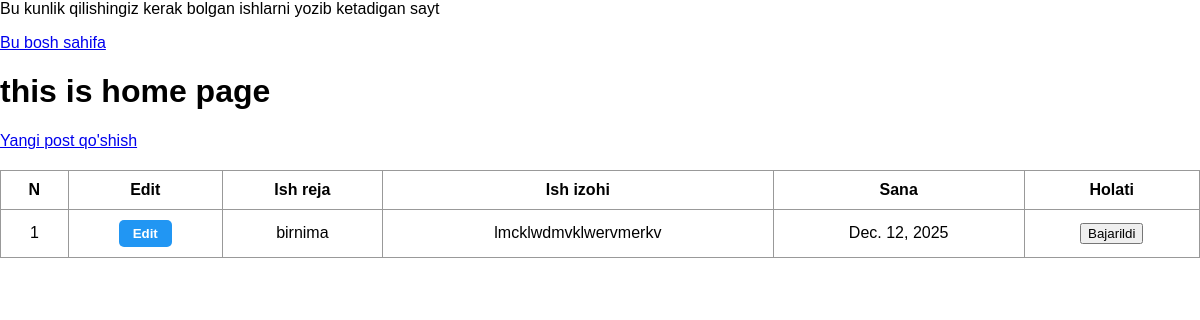
Before: / with the older database file.
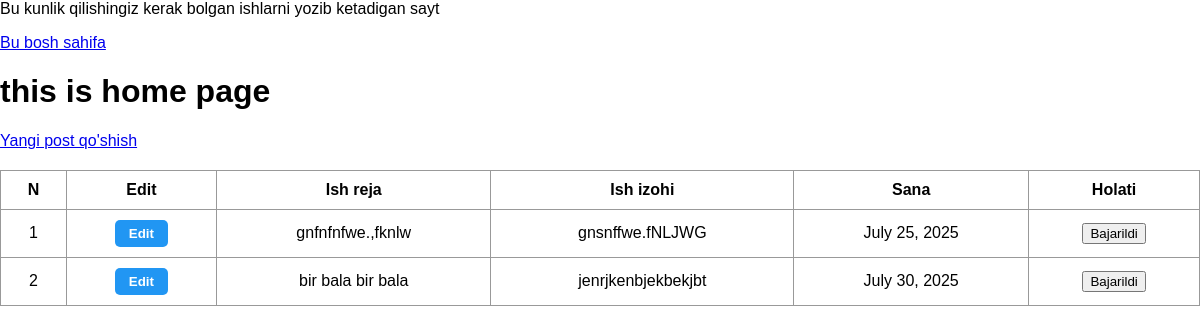
After: the same page with the newer database file.
### main/models.py (models this page shows, shortened)
class Post(models.Model):
    title=models.TextField()
    text=models.TextField()
    date=models.DateField()
    holati=models.BooleanField(default=False)

### main/views.py (the view)
# urls.py: path('', Homepageview.as_view(), name='home'),
class Homepageview(ListView):
    model = Post
    template_name = "home.html"

### templates/home.html (shortened to what this page needs)
{% extends 'base.html' %}
{% load static %}
{% block content %}
<link rel="stylesheet" type="text/css" href="{% static 'css/style.css' %}">
<h1>this is home page </h1>
<p><a href="{% url 'post_create' %}">Yangi post qo'shish</a></p>
<div class="post-entry">
    <table class="table table-bordered">
        <thead>
            <tr>
                <th><b>N</b></th>
                <th>Edit</th>
                <th>Ish reja</th>
                <th>Ish izohi</th>
                <th>Sana</th>
                <th>Holati</th>
            </tr>
        </thead>
        <tbody>
            {% for post in object_list %}
            <tr data-post-id="{{ post.id }}">
                <td>{{ forloop.counter }}</td>
                <td>
                    <button class="open-edit-modal" data-id="{{ post.id }}" data-title="{{ post.title }}" data-text="{{ post.text }}" data-date="{{ post.date }}">Edit</button>
                </td>
                <td class="post-title">{{ post.title }}</td>
                <td>{{ post.text }}</td>
                <td class="post-date">{{ post.date }}</td>
                <td>
                    <button class="open-status-modal" data-id="{{ post.id }}" data-status="{{ post.holati }}">
                        {% if post.holati %}Bajarildi{% else %}Bajarilmadi{% endif %}
                    </button>
                </td>
            </tr>
            {% endfor %}
        </tbody>
    </table>
</div>
{% endblock %}

### templates/base.html (shortened to what this page needs)
<!DOCTYPE html>
<html lang="en">
<head>
</head>
<header>Bu kunlik qilishingiz kerak bolgan ishlarni yozib ketadigan sayt</header>
<p><a href="{% url 'home' %}"> Bu bosh sahifa</a></p>
<body>
    {% block content %}
    {% endblock content %}
</body>
</html>

### static/css/style.css (style rules this page uses)
body { font-family: Arial, sans-serif; margin: 0; padding: 0; }
table { width: 100%; border-collapse: collapse; margin-top: 20px; }
th, td { border: 1px solid #999; padding: 10px; text-align: center; }
.open-edit-modal { background-color: #2196F3; color: white; border: none; padding: 6px 14px; border-radius: 5px; cursor: pointer; font-weight: bold; }

Changed rows visible on the page:
removed Post: title "birnima", text "lmcklwdmvklwervmerkv", date "Dec. 12, 2025", holati "Bajarildi"
added Post: title "gnfnfnfwe.,fknlw", text "gnsnffwe.fNLJWG", date "July 25, 2025", holati "Bajarildi"
added Post: title "bir bala bir bala", text "jenrjkenbjekbekjbt", date "July 30, 2025", holati "Bajarildi"
